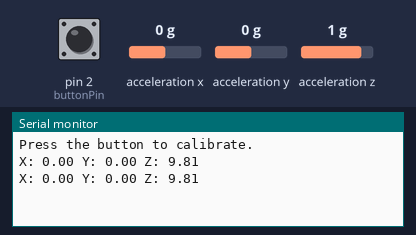
Bench run of a sketch on a simulated Arduino Uno, built with avr-gcc and run on an emulated ATmega328P. Parts: the last lines printed to the serial monitor. The inputs (shaded band) are chosen by the test bench; at power-on: pin 2 (buttonPin) HIGH, acceleration x 0 g, acceleration y 0 g, acceleration z 1 g.

Above: at 2.3 s.
2.4 s: pin 2 (buttonPin) pulled LOW for 1.8 s
At 3.8 s:
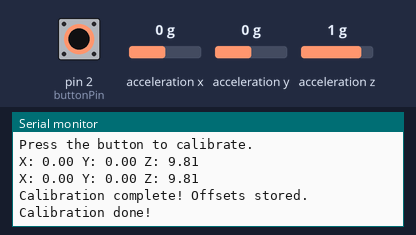
5.7 s: acceleration x set to -1.4 g
At 7.6 s:
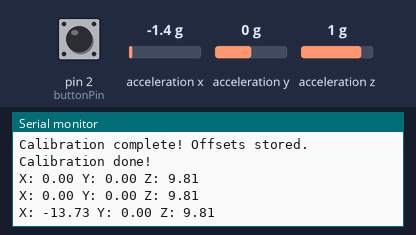
7.8 s: acceleration y set to -1.4 g
At 9.2 s:
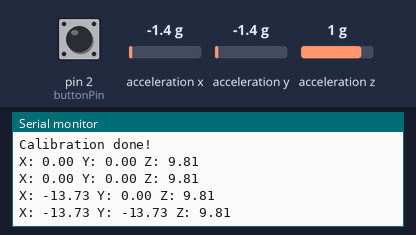
9.9 s: acceleration z set to -1.4 g
At 10.4 s:
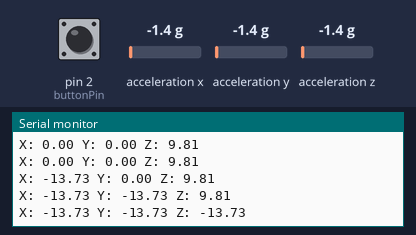

The sketch:

CalibrationTest.ino
```cpp
#include <Wire.h>
#include <Adafruit_ADXL345_U.h>

Adafruit_ADXL345_Unified accel = Adafruit_ADXL345_Unified(123);
const int buttonPin = 2;  // Button connected to digital pin 2

// Calibration offsets
float offsetX = 0, offsetY = 0, offsetZ = 0;

void setup() {
    Serial.begin(9600);
    pinMode(buttonPin, INPUT_PULLUP);  // Use internal pull-up resistor

    if (!accel.begin()) {
        Serial.println("Could not find ADXL345 sensor!");
        while (1);
    }

    Serial.println("Press the button to calibrate.");
}

void loop() {
    sensors_event_t event;
    accel.getEvent(&event);

    // Check if button is pressed (LOW because of pull-up resistor)
    if (digitalRead(buttonPin) == LOW) {
        calibrateSensor();
        Serial.println("Calibration done!");
        delay(1000); // Debounce delay
    }

    // Apply calibration offsets
    float calibratedX = event.acceleration.x - offsetX;
    float calibratedY = event.acceleration.y - offsetY;
    float calibratedZ = event.acceleration.z - offsetZ;

    Serial.print("X: "); Serial.print(calibratedX);
    Serial.print(" Y: "); Serial.print(calibratedY);
    Serial.print(" Z: "); Serial.println(calibratedZ);

    delay(1500);
}

void calibrateSensor() {
    sensors_event_t event;
    accel.getEvent(&event);

    // Store offsets (assuming the sensor should be level)
    offsetX = event.acceleration.x;
    offsetY = event.acceleration.y;
    offsetZ = event.acceleration.z - 9.81;  // Gravity compensation

    Serial.println("Calibration complete! Offsets stored.");
}
```

Measured:
- after the input at 2.4 s, the serial monitor: prints a new line after 0.61 s (image 1)
- after the input at 5.7 s, the serial monitor: prints a new line after 1.3 s (image 2)
- after the input at 7.8 s, the serial monitor: prints a new line after 0.72 s (image 3)
- after the input at 9.9 s, the serial monitor: prints a new line after 0.12 s (image 4)
